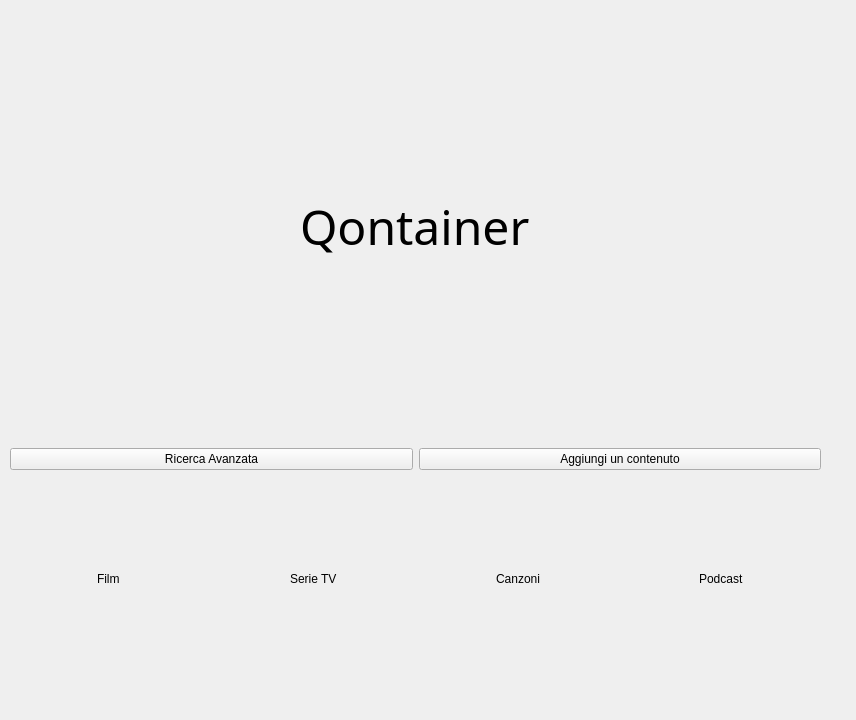
<?xml version="1.0" encoding="UTF-8"?>
<ui version="4.0">
 <class>mainw</class>
 <widget class="QWidget" name="mainw">
  <property name="geometry">
   <rect>
    <x>0</x>
    <y>0</y>
    <width>856</width>
    <height>720</height>
   </rect>
  </property>
  <property name="windowTitle">
   <string>Form</string>
  </property>
  <widget class="QWidget" name="gridLayoutWidget">
   <property name="geometry">
    <rect>
     <x>10</x>
     <y>10</y>
     <width>811</width>
     <height>671</height>
    </rect>
   </property>
   <property name="maximumSize">
    <size>
     <width>16777215</width>
     <height>671</height>
    </size>
   </property>
   <layout class="QGridLayout" name="gridLayout">
    <item row="2" column="0" colspan="2">
     <widget class="QPushButton" name="pushButton">
      <property name="text">
       <string>Ricerca Avanzata</string>
      </property>
     </widget>
    </item>
    <item row="4" column="2">
     <layout class="QHBoxLayout" name="horizontalLayout_4"/>
    </item>
    <item row="3" column="1" alignment="Qt::AlignHCenter">
     <widget class="QLabel" name="labelSerie">
      <property name="maximumSize">
       <size>
        <width>16777215</width>
        <height>205</height>
       </size>
      </property>
      <property name="text">
       <string>Serie TV</string>
      </property>
     </widget>
    </item>
    <item row="4" column="0">
     <layout class="QHBoxLayout" name="horizontalLayout"/>
    </item>
    <item row="2" column="2" colspan="2">
     <widget class="QPushButton" name="pushButton_2">
      <property name="text">
       <string>Aggiungi un contenuto</string>
      </property>
     </widget>
    </item>
    <item row="1" column="0" colspan="4" alignment="Qt::AlignHCenter">
     <widget class="QLabel" name="label">
      <property name="font">
       <font>
        <family>Baskerville</family>
        <pointsize>36</pointsize>
       </font>
      </property>
      <property name="text">
       <string>Qontainer</string>
      </property>
     </widget>
    </item>
    <item row="3" column="2" alignment="Qt::AlignHCenter">
     <widget class="QLabel" name="labelCanzoni">
      <property name="maximumSize">
       <size>
        <width>16777215</width>
        <height>205</height>
       </size>
      </property>
      <property name="text">
       <string>Canzoni</string>
      </property>
     </widget>
    </item>
    <item row="3" column="3" alignment="Qt::AlignHCenter">
     <widget class="QLabel" name="labelPodcast">
      <property name="maximumSize">
       <size>
        <width>16777215</width>
        <height>205</height>
       </size>
      </property>
      <property name="text">
       <string>Podcast</string>
      </property>
     </widget>
    </item>
    <item row="4" column="3">
     <layout class="QHBoxLayout" name="horizontalLayout_3"/>
    </item>
    <item row="4" column="1">
     <layout class="QHBoxLayout" name="horizontalLayout_2"/>
    </item>
    <item row="3" column="0" alignment="Qt::AlignHCenter">
     <widget class="QLabel" name="labelFilm">
      <property name="maximumSize">
       <size>
        <width>16777215</width>
        <height>205</height>
       </size>
      </property>
      <property name="text">
       <string>Film</string>
      </property>
     </widget>
    </item>
   </layout>
  </widget>
 </widget>
 <resources/>
 <connections/>
</ui>
